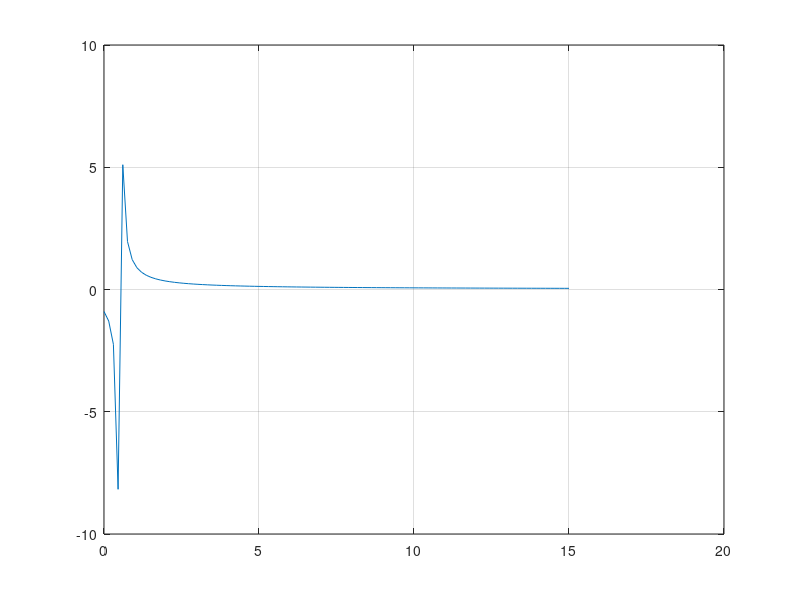

Source code (MATLAB):
% Lets see the anomaly for part1 of this question, that tells us to evaluate 1/(y1+y2) 
% wrt y1 from limits 0 to 15.

%% FIRSTLY WE WILL PLOT THE FUNCTION
% The given expression is worked out in the written solution.
y1 = linspace(0,15,100);
f1 = @(t) (t+9)./(t.^2+19*t-10);
figure;
plot(y1,f1(y1));
grid on;

% As observed from the plot, we can see, that the graph abruptly changes near 0.6,
% (as it is a POLE) and as it reaches 15, it tends to zero, without touching the axis. 

%Lets try to evaluate the sum
sum = integral(f1,0,15); 
%It proves that the integral do not exist due to a very high bound-on
%error(~2.1e+00) as it is NOT BOUNDED!!
